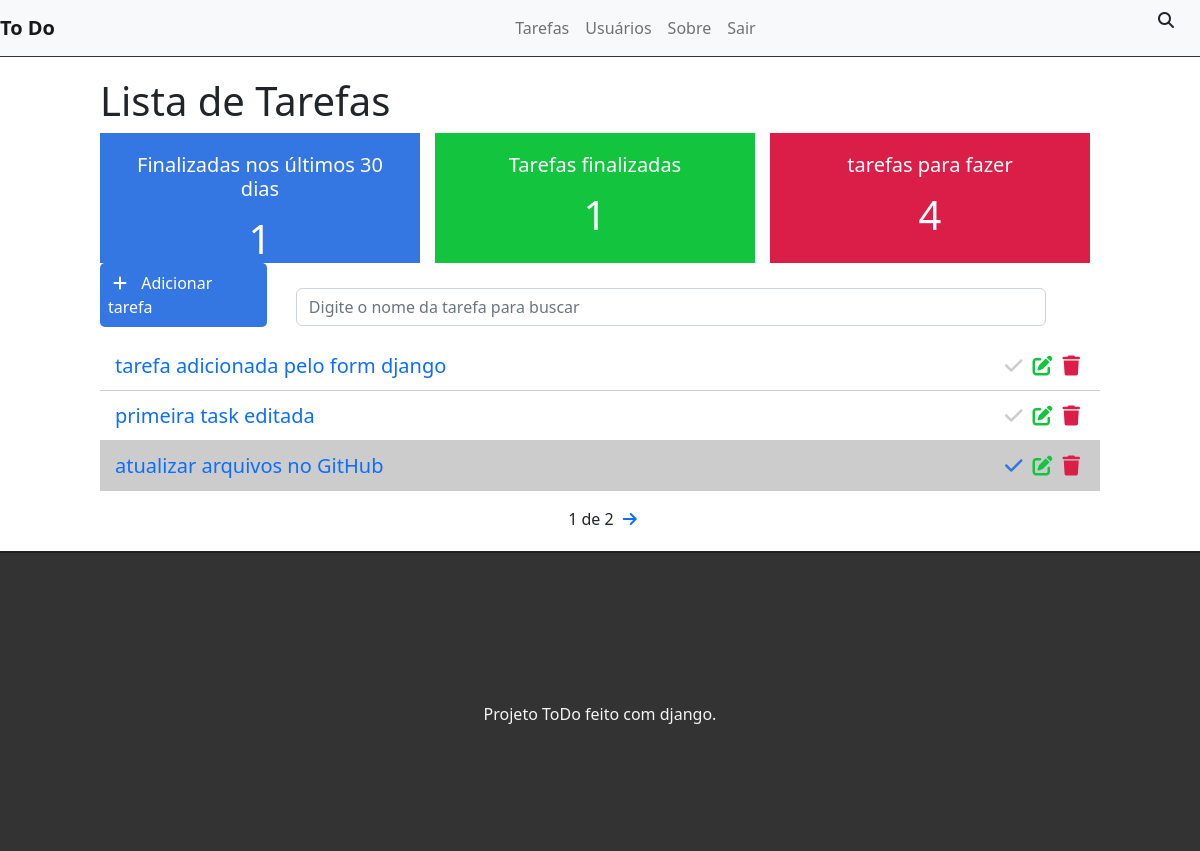
The app's page / (signed in), older data.
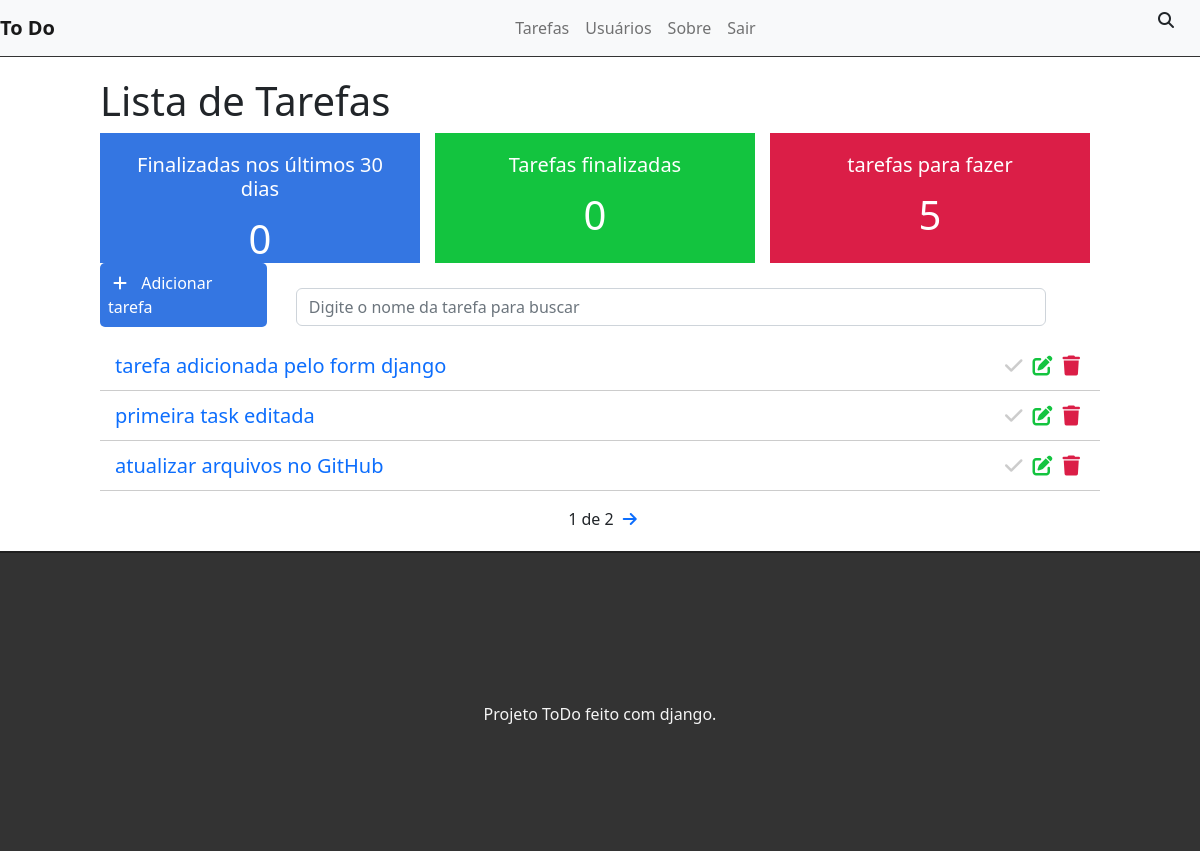
The same page, newer data.
### tasks/models.py (models this page shows, shortened)
class Task(models.Model):
    STATUS = (
        ('doing', 'Doing'),
        ('done', 'Done'),
    )
    title = models.CharField(max_length=255)
    description = models.TextField()
    done = models.CharField(
        max_length=5,
        choices=STATUS,
    )
    user = models.ForeignKey(get_user_model(), on_delete=models.CASCADE)
    created_at = models.DateTimeField(auto_now_add=True)
    update_at = models.DateTimeField(auto_now=True)

### tasks/views.py (the view)
# urls.py: path('', views.taskList, name='task-list'),
@login_required
def taskList(request):
    search = request.GET.get('search')
    taskDoneRecently = Task.objects.filter(
        done='done', update_at__gt=datetime.datetime.now() - datetime.timedelta(days=30),
        user=request.user
    ).count()
    taskDone = Task.objects.filter(done='done', user=request.user).count()
    taskDoing = Task.objects.filter(done='doing', user=request.user).count()
    if search:
        tasks = Task.objects.filter(title__icontains=search, user=request.user)
    else:
        tasks_list = Task.objects.all().order_by('-created_at').filter(user=request.user)
        paginator = Paginator(tasks_list, 3)
        page = request.GET.get('page')
        tasks = paginator.get_page(page)
    return render(request, 'tasks/list.html',
    {
        'tasks': tasks,
        'taskRecently': taskDoneRecently,
        'taskDone': taskDone,
        'taskDoing': taskDoing
    })

### tasks/templates/tasks/list.html (shortened to what this page needs)
{% extends 'base.html' %}
{% block content %}
<div class="offset-1 col-10 list-div">
    <h1>Lista de Tarefas</h1>
    <div class="container dashboard">
        <div class="col-4 dashboard-box" id="dashboard-lastdays">
            <h4>Finalizadas nos últimos 30 dias</h4>
            <span>{{ taskRecently }}</span>
        </div>
        <div class="col-4 dashboard-box" id="dashboard-done">
            <h4>Tarefas finalizadas</h4>
            <span>{{ taskDone }}</span>
        </div>
        <div class="col-4 dashboard-box" id="dashboard-doing">
            <h4>tarefas para fazer</h4>
            <span>{{ taskDoing }}</span>
        </div>
    </div>
    <a id="add-link" href="newtask/">
        <div class="col-2 add-div">
            <i class="fas fa-plus"></i> Adicionar tarefa
        </div>
    </a>
    <div class="col-9 search-div">
        <form method="GET" id="search-form">
            <input class="form-control" type="text" id="search" name="search" placeholder="Digite o nome da tarefa para buscar">
            <i class="fas fa-search" id="search-btn"></i>
        </form>
    </div>
    <ul class="task-list">
        {% for task in tasks %}
        {% if task.done == 'doing' %}
            <li class="task-item">
        {% else %}
            <li class="task-item done">
        {% endif %}
                <span><a href="/task/{{task.id}}">{{task.title}}</a></span>
                <a href="delete/{{task.id}}" id="delete-btn">
                    <span><i class="fas fa-trash"></i></span>
                </a>
                <a href="edit/{{task.id}}">  <span><i class="fas fa-edit"></i></span> </a>
                <a href="changestatus/{{task.id}}">  <span><i class="fas fa-check"></i></span> </a>
            </li>
        {% endfor %}
    </ul>
    <div class="pagination">
        <span class="step-links">
            {% if tasks.paginator.num_pages %}
                <span class="current">
                    {{ tasks.number }} de {{ tasks.paginator.num_pages }}
                </span>
            {% endif %}
            {% if tasks.has_next %}
                <a href="?page={{ tasks.next_page_number }}">
                    <i class="fas fa-arrow-right"></i>
                </a>
            {% endif %}
        </span>
    </div>
</div>
{% endblock %}

### tasks/templates/base.html (shortened to what this page needs)
{% load static %}
<!DOCTYPE html>
<html lang="en">
<head>
    <link href="https://cdn.jsdelivr.net/npm/bootstrap@5.2.3/dist/css/bootstrap.min.css" rel="stylesheet">
    <link rel="stylesheet" href="{% static 'css/styles.css' %}">
</head>
<body>
    <div class="container-fluid">
        <nav class="navbar navbar-expand-lg bg-light">
            <div class="container-fluid">
                <a class="navbar-brand" href="/">To Do</a>
                <div class="collapse navbar-collapse" id="navbarSupportedContent">
                    <ul class="navbar-nav mr-auto">
                        {% if user.is_authenticated %}
                        <li class="nav-item">
                            <a class="nav-link" href="/">Tarefas</a>
                        </li>
                        <li class="nav-item">
                            <a class="nav-link" href="#">Usuários</a>
                        </li>
                        {% else %}
                        <li class="nav-item">
                            <a class="nav-link" href="/accounts/login">Entrar</a>
                        </li>
                        {% endif %}
                        <li class="nav-item">
                            <a class="nav-link" href="#">Sobre</a>
                        </li>
                        {% if user.is_authenticated %}
                        <li class="nav-item">
                            <a class="nav-link" href="/accounts/logout">Sair</a>
                        </li>
                        {% endif %}
                    </ul>
                </div>
            </div>
        </nav>
        {% block content %} {% endblock %}
        <footer>
            <p>Projeto ToDo feito com django.</p>
        </footer>
    </div>
</body>
</html>

### tasks/static/css/styles.css (style rules this page uses)
.container-fluid { padding: 0; }
.navbar { border-bottom: 1px solid #333; margin-bottom: 20px; }
.navbar-nav { margin: auto; }
.navbar-brand { font-weight: bold; }
.dashboard { padding: 0; width: 100%; display: block; }
.dashboard h4 { font-size: 20px; }
.dashboard span { font-size: 40px; display: block; width: 100%; }
.dashboard-box { float: left; background-color: #DFDFDF; color: #FFF; padding: 20px; box-sizing: border-box; height: 130px; width: 32%; text-align: center; }
.dashboard-box:nth-child(2) { margin-left: 1.5%; margin-right: 1.5%; }
#dashboard-lastdays { background-color: #3476e2; }
#dashboard-done { background-color: #13c43f; }
#dashboard-doing { background-color: #db1e47; }
#add-link { text-decoration: none; }
span, a { text-decoration: none; }
.add-div { background-color: #3476e2; text-decoration: none; cursor: pointer; display: inline-block; color: #FFF; padding: 8px; border-radius: 5px; margin-right: 25px; }
.fas.fa-plus { color: #FFF; margin-right: 10px; margin-left: 5px; }
.fas.fa-search { position: absolute; top: 12px; right: 26px; cursor: pointer; }
.search-div { padding: 0px; margin-top: 15px; margin-bottom: 15px; display: inline-block; }
.list-div { padding: 0; }
.task-list { padding-left: 0; }
.task-item { list-style: none; font-size: 20px; height: 50px; padding-top: 10px; padding-left: 15px; padding-right: 15px; border-bottom: 1px solid #ccc; }
.fas.fa-trash, .fas.fa-edit, .fas.fa-check { cursor: pointer; margin: 5px; font-size: 20px; float: right; }
.fas.fa-trash { color: #db1e47; }
.fas.fa-edit { color: #13c43f; }
.fas.fa-check { color: #CCC; }
footer { background-color: #333; height: 300px; border-top: 2px solid #202020; }
footer p { color: #f5f5f5; text-align: center; top: 50%; position: relative; }
.pagination { margin-bottom: 20px; }
.step-links { position: relative; margin-left: auto; margin-right: auto; }
.step-links .current { margin-left: 5px; margin-right: 5px; }

Row changes from the older to the newer data that the page shows:
changed Task "atualizar arquivos no GitHub": done "done" → "doing" (drawn)
Text that changed along with them:
{{ taskRecently }}: "1" → "0"
{{ taskDone }}: "1" → "0"
{{ taskDoing }}: "4" → "5"
